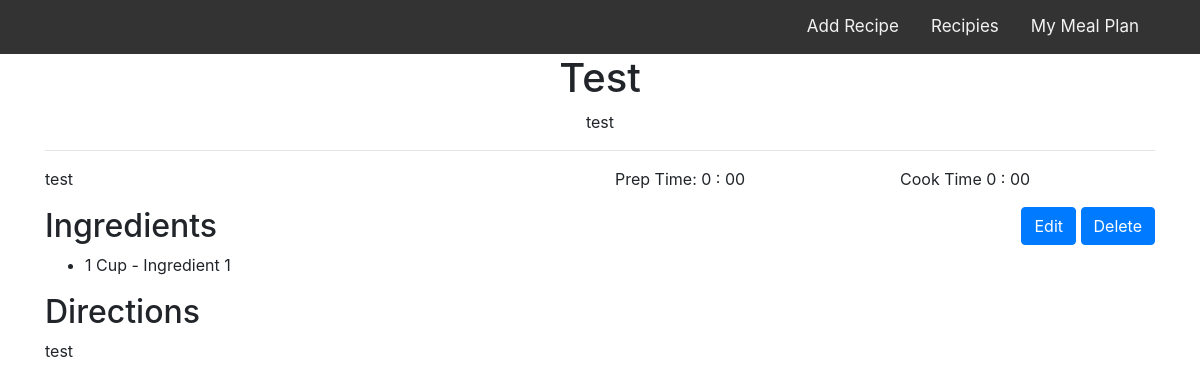
/recipe/21, run on the app's committed database.
### meals/models.py (models this page shows)
class Recipes(models.Model):
    title = models.CharField(max_length=255)
    author = models.ForeignKey(User, on_delete=models.DO_NOTHING)
    url = models.URLField(blank=True, null=True)
    category = models.CharField(max_length=255)
    description = models.CharField(max_length=255)
    directions = models.TextField()
    prep_time_hr = models.IntegerField(blank=True, null=True)
    prep_time_min = models.IntegerField(blank=True, null=True)
    cook_time_hr = models.IntegerField(blank=True, null=True)
    cook_time_min = models.IntegerField(blank=True, null=True)
    total_time = models.IntegerField(blank=True, null=True)
    servings = models.CharField(max_length=255,blank=True, null=True)
    image = models.ImageField(upload_to='recipe_photos', null=True, blank=True)
    image_url = models.URLField(blank=True, null=True)

class RecipeIngredients(models.Model):
    recipe = models.ForeignKey(Recipes, on_delete=models.CASCADE)
    ingredient = models.ForeignKey(Ingredients, on_delete=models.CASCADE)
    measurement = models.ForeignKey(Measurements, on_delete=models.CASCADE)
    quantity = models.ForeignKey(Quantities, on_delete=models.CASCADE)

class Quantities(models.Model):
    quantity = models.CharField(max_length=255)

class Measurements(models.Model):
    measurement = models.CharField(max_length=255)

class Ingredients(models.Model):
    ingredient = models.CharField(max_length=255)
    price = models.FloatField(null=True)
    category = models.CharField(max_length=255, null=True)

### meals/views.py (the view)
# urls.py: path('recipe/<int:pk>', views.Recipe.as_view(), name='recipe-view'),
class Recipe(View):
    def get(self, request, pk):
        recipe = Recipes.objects.get(pk=pk)
        ingredients = RecipeIngredients.objects.filter(recipe_id=pk)
        context = {'recipe': recipe, 'ingredients':ingredients}
        return render(request, 'meals/recipe.html', context)

### meals/templates/meals/recipe.html (shortened to what this page needs)
{% extends "base.html" %}
{% block content %}
{% if recipe %}
    <h1 class="text-center">
        {{ recipe.title }}
    </h1>
    <p class="text-center">{{ recipe.category }}</p>
    <hr>
    <div class="row">
        <div class="col">
            <p>{{ recipe.description }}</p>
            {% if ingredients %}
                <h2>Ingredients</h2>
                {% for ingredient in ingredients %}
                    <ul>
                        <li>{{ingredient.quantity.quantity}} {{ingredient.measurement.measurement}} - {{ingredient.ingredient.ingredient}}</li>
                    </ul>
                {% endfor %}
            {% endif %}
            <h2>Directions</h2>
            <div>{{recipe.directions}}</div>
        </div>
        <div class="col">
            <div class="row">
                    <div class="col">
                        <p>Prep Time: {{ recipe.prep_time_hr | default:"0"}} : {{ recipe.prep_time_min | default:"00" }} </p>
                    </div>
                <div class="col">
                    <p>Cook Time {{ recipe.cook_time_hr | default:"0"}} : {{ recipe.cook_time_min | default:"00" }} </p></p>
                </div>
            </div>
            <div class="float-right">
                <a href="{% url 'meals:recipe-update' recipe.id %}" class="btn btn-primary">Edit</a>
                <a href="{% url 'meals:recipe-delete' recipe.id %}" class="btn btn-primary">Delete</a>
            </div>
        </div>
    </div>
{% else %}
    <p>No recipe with that id</p>
{% endif %}
{% endblock %}

### data on the page
Recipes: title "Test", category "test", description "test", directions "test", prep_time_hr "0", prep_time_min "00", cook_time_hr "0", cook_time_min "00"
RecipeIngredients: quantity.quantity "1", measurement.measurement "Cup", ingredient.ingredient "Ingredient 1"
